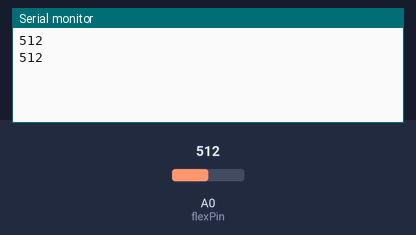
The sketch below on a simulated Arduino Uno, built with avr-gcc and run on an emulated ATmega328P. Parts: the last lines printed to the serial monitor. The inputs (shaded band) are chosen by the test bench; at power-on: A0 (flexPin) = 512.

Above: at 1.8 s.
1.9 s: A0 (flexPin) set to 716
At 2.8 s:
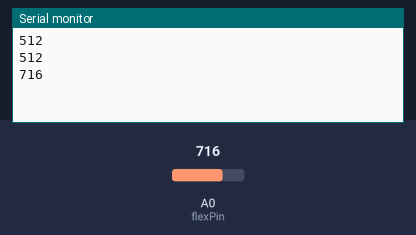
3.4 s: A0 (flexPin) set to 900
At 4.8 s:
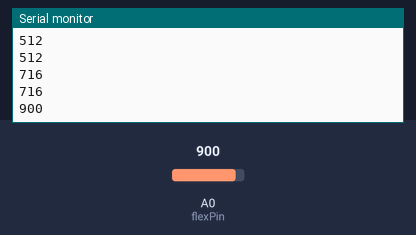
Timing chart, 0 to 6.4 s (numbered marks = the images above; inputs shaded):
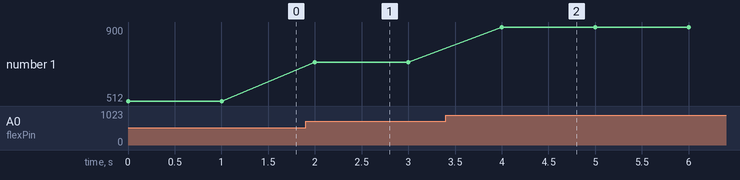

The sketch:

sensor-reader.ino
```cpp
const int flexPin =A0;
int value;

void setup() {
  // put your setup code here, to run once:
  Serial.begin(9600);
}

void loop() {
  // put your main code here, to run repeatedly:
value = analogRead(flexPin);
Serial.println(value);
delay(1000);
}
```

Measured:
- after the input at 1.9 s, the serial monitor: prints a new line after 0.10 s (image 1)
- after the input at 3.4 s, the serial monitor: prints a new line after 0.60 s (image 2)
- plotted number 1: 512 → 716 after the input at 1.9 s, 716 → 900 after the input at 3.4 s
